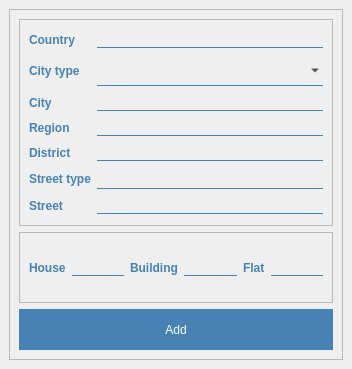
<?xml version="1.0" encoding="UTF-8"?>
<ui version="4.0">
 <class>AddAddressWindow</class>
 <widget class="QMainWindow" name="AddAddressWindow">
  <property name="geometry">
   <rect>
    <x>0</x>
    <y>0</y>
    <width>352</width>
    <height>369</height>
   </rect>
  </property>
  <property name="windowTitle">
   <string>Adress</string>
  </property>
  <widget class="QWidget" name="centralwidget">
   <layout class="QVBoxLayout" name="verticalLayout_2">
    <item>
     <widget class="QFrame" name="frame">
      <property name="styleSheet">
       <string notr="true">QLineEdit
{
background: transparent;
border: none;
border-bottom: 1px solid steelblue;
font: 12pt &quot;Comic Sans MS&quot;;
}
QLineEdit:focus {
 outline:none; }

QLabel{
 text-shadow: -1px -1px #FFF,
               -2px -2px #FFF,
               -1px 1px #FFF,
               -2px 2px #FFF,
               1px 1px #FFF,
               2px 2px #FFF,
               1px -1px #FFF,
               2px -2px #FFF,
               -3px -3px 2px #BBB,
               -3px 3px 2px #BBB,
               3px 3px 2px #BBB,
               3px -3px 2px #BBB;
	color: steelblue;
	transition: all 1s;
	font: 10pt &quot;Comic Sans MS&quot;;
	font-weight:bold;
}



QComboBox{
background: transparent;
border: none;
border-bottom: 1px solid steelblue;
font: 12pt &quot;Comic Sans MS&quot;;
}

</string>
      </property>
      <property name="frameShape">
       <enum>QFrame::StyledPanel</enum>
      </property>
      <property name="frameShadow">
       <enum>QFrame::Raised</enum>
      </property>
      <layout class="QVBoxLayout" name="verticalLayout">
       <item>
        <widget class="QFrame" name="frame_3">
         <property name="maximumSize">
          <size>
           <width>5000</width>
           <height>5000</height>
          </size>
         </property>
         <property name="styleSheet">
          <string notr="true"/>
         </property>
         <property name="frameShape">
          <enum>QFrame::StyledPanel</enum>
         </property>
         <property name="frameShadow">
          <enum>QFrame::Raised</enum>
         </property>
         <layout class="QGridLayout" name="gridLayout">
          <item row="0" column="0">
           <widget class="QLabel" name="label_country">
            <property name="text">
             <string>Country</string>
            </property>
           </widget>
          </item>
          <item row="1" column="0">
           <widget class="QLabel" name="lbl_city_typ">
            <property name="text">
             <string>City type</string>
            </property>
           </widget>
          </item>
          <item row="1" column="1">
           <widget class="QComboBox" name="comboBox_city_type">
            <property name="maximumSize">
             <size>
              <width>500</width>
              <height>30</height>
             </size>
            </property>
            <property name="styleSheet">
             <string notr="true"/>
            </property>
           </widget>
          </item>
          <item row="2" column="0">
           <widget class="QLabel" name="label_city">
            <property name="text">
             <string>City</string>
            </property>
           </widget>
          </item>
          <item row="2" column="1">
           <widget class="QLineEdit" name="edit_city"/>
          </item>
          <item row="3" column="0">
           <widget class="QLabel" name="label_region">
            <property name="text">
             <string>Region</string>
            </property>
           </widget>
          </item>
          <item row="3" column="1">
           <widget class="QLineEdit" name="edit_region"/>
          </item>
          <item row="4" column="0">
           <widget class="QLabel" name="label_district">
            <property name="text">
             <string>District</string>
            </property>
           </widget>
          </item>
          <item row="4" column="1">
           <widget class="QLineEdit" name="edit_district"/>
          </item>
          <item row="5" column="0">
           <widget class="QLabel" name="lbl_street_type">
            <property name="text">
             <string>Street type</string>
            </property>
           </widget>
          </item>
          <item row="5" column="1">
           <widget class="QComboBox" name="comboBox_street_type">
            <property name="maximumSize">
             <size>
              <width>3000</width>
              <height>20</height>
             </size>
            </property>
            <property name="styleSheet">
             <string notr="true">QComboBox::drop-down 
{
    border: 0px;
}</string>
            </property>
            <property name="insertPolicy">
             <enum>QComboBox::InsertAtBottom</enum>
            </property>
            <property name="iconSize">
             <size>
              <width>15</width>
              <height>15</height>
             </size>
            </property>
            <property name="frame">
             <bool>true</bool>
            </property>
            <property name="modelColumn">
             <number>0</number>
            </property>
           </widget>
          </item>
          <item row="6" column="0">
           <widget class="QLabel" name="lbl_street">
            <property name="text">
             <string>Street</string>
            </property>
           </widget>
          </item>
          <item row="6" column="1">
           <widget class="QLineEdit" name="edit_street"/>
          </item>
          <item row="0" column="1">
           <widget class="QLineEdit" name="edit_country">
            <property name="text">
             <string/>
            </property>
           </widget>
          </item>
         </layout>
        </widget>
       </item>
       <item>
        <widget class="QFrame" name="frame_2">
         <property name="minimumSize">
          <size>
           <width>0</width>
           <height>0</height>
          </size>
         </property>
         <property name="maximumSize">
          <size>
           <width>16777215</width>
           <height>71</height>
          </size>
         </property>
         <property name="styleSheet">
          <string notr="true"/>
         </property>
         <property name="frameShape">
          <enum>QFrame::StyledPanel</enum>
         </property>
         <property name="frameShadow">
          <enum>QFrame::Raised</enum>
         </property>
         <layout class="QHBoxLayout" name="horizontalLayout">
          <item>
           <widget class="QLabel" name="lbl_house">
            <property name="text">
             <string>House</string>
            </property>
           </widget>
          </item>
          <item>
           <widget class="QLineEdit" name="edit_house"/>
          </item>
          <item>
           <widget class="QLabel" name="lbl_building">
            <property name="text">
             <string>Building</string>
            </property>
           </widget>
          </item>
          <item>
           <widget class="QLineEdit" name="edit_building"/>
          </item>
          <item>
           <widget class="QLabel" name="lbl_flat">
            <property name="text">
             <string>Flat</string>
            </property>
           </widget>
          </item>
          <item>
           <widget class="QLineEdit" name="edit_flat"/>
          </item>
         </layout>
        </widget>
       </item>
       <item>
        <widget class="QPushButton" name="btn_add">
         <property name="minimumSize">
          <size>
           <width>181</width>
           <height>41</height>
          </size>
         </property>
         <property name="styleSheet">
          <string notr="true">QPushButton{
color: white;
background: steelblue;
border-radius: 60px;
font: 12pt &quot;Comic Sans MS&quot;;
}</string>
         </property>
         <property name="text">
          <string>Add</string>
         </property>
        </widget>
       </item>
      </layout>
     </widget>
    </item>
   </layout>
  </widget>
 </widget>
 <resources/>
 <connections/>
</ui>
